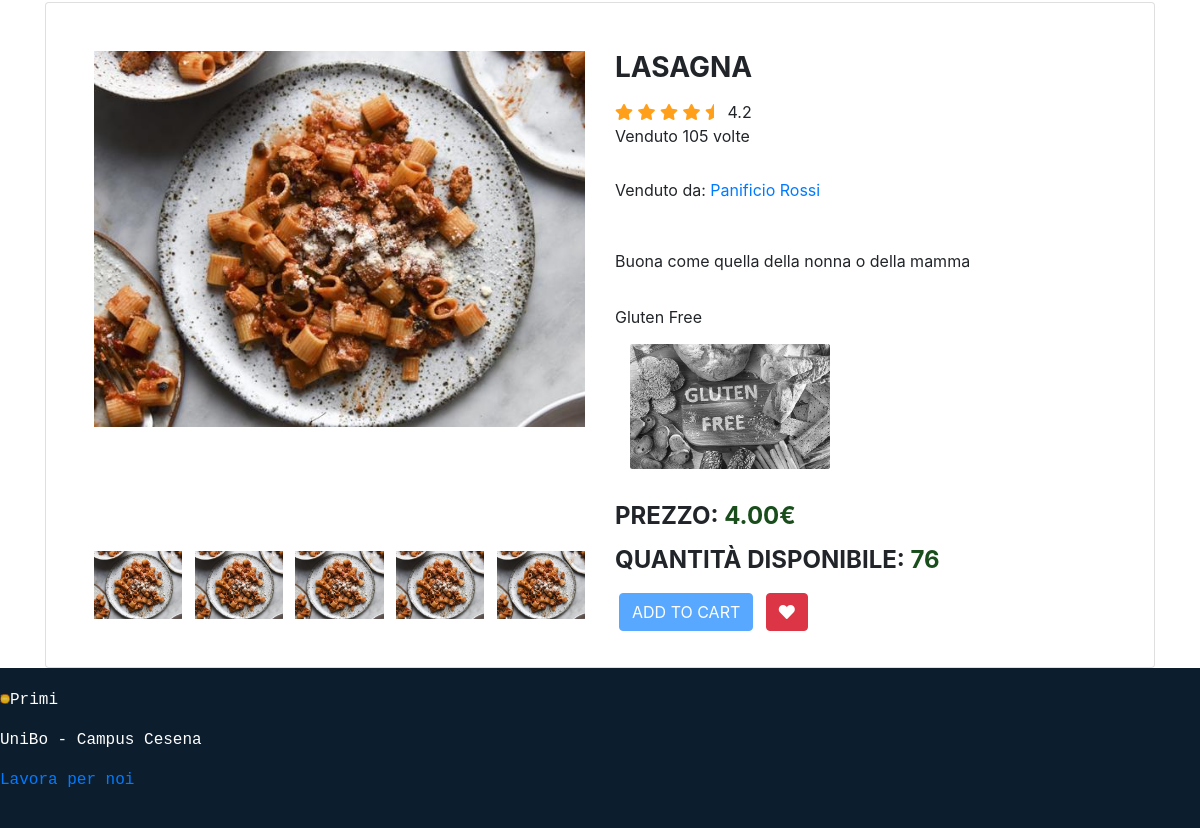
Before: /foodCategory.php?id=1 (lower part) with the older database file.
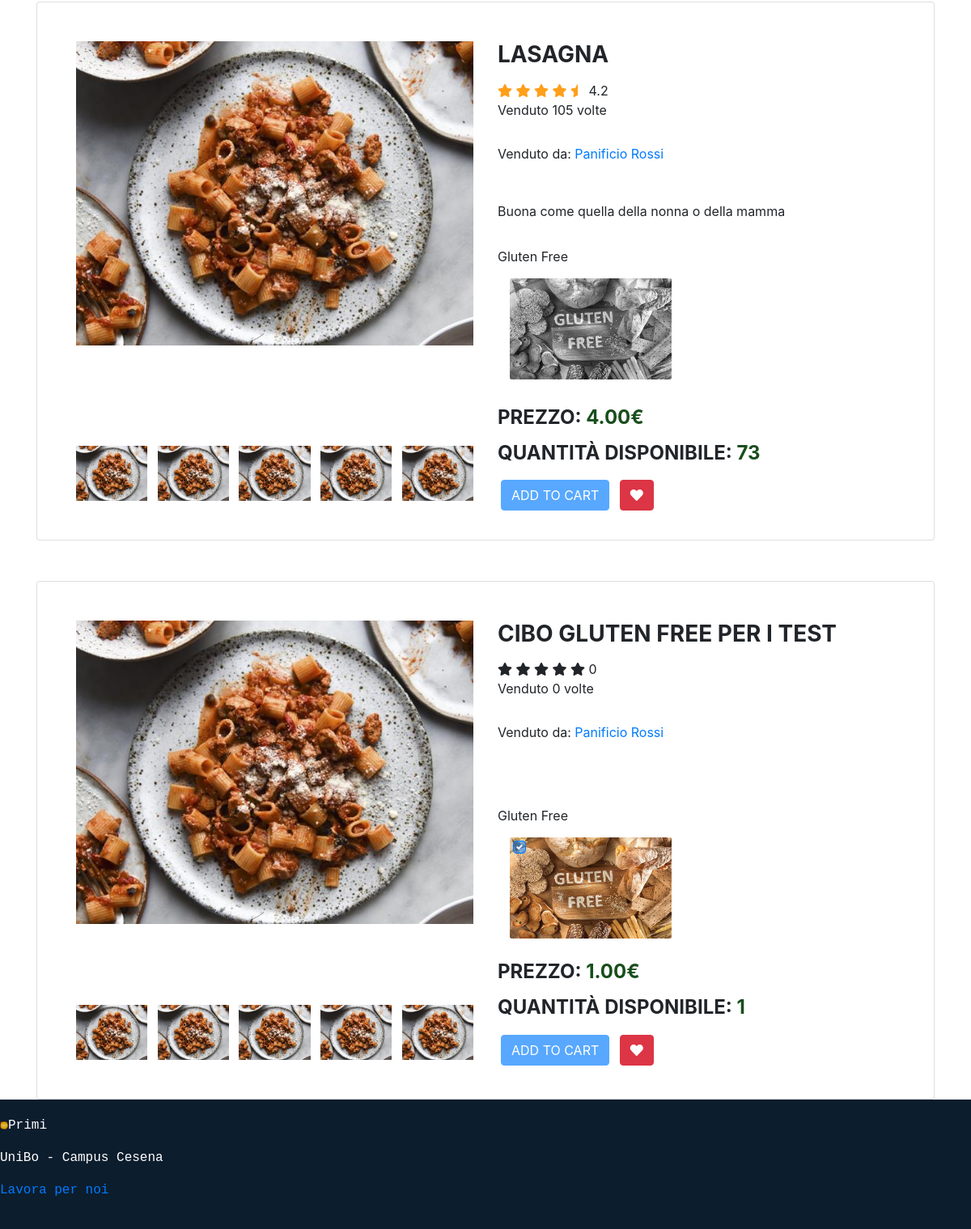
After: the same page with the newer database file.
### tables this page shows
CREATE TABLE `prodotto` (
  `prodottoID` int(11) NOT NULL,
  `nomeProd` mediumtext NOT NULL,
  `descrProd` text NOT NULL,
  `prezzo` decimal(10,2) UNSIGNED NOT NULL,
  `glutenFree` tinyint(4) NOT NULL DEFAULT 0,
  `quantity` int(11) UNSIGNED NOT NULL,
  `venduto` int(11) NOT NULL,
  `vendorID` int(11) NOT NULL,
  `foodType` int(11) NOT NULL
);

CREATE TABLE `foodcategory` (
  `CategoryID` int(11) NOT NULL,
  `CategoryName` text NOT NULL,
  `CategoryDescr` text NOT NULL
);

CREATE TABLE `venditore` (
  `vendorID` int(11) NOT NULL,
  `nomeAzienda` text NOT NULL,
  `indirizzo` text NOT NULL,
  `orariConsegna` text NOT NULL,
  `contatto` text NOT NULL,
  `descrizione` text NOT NULL,
  `userID` int(11) NOT NULL
);

### foodCategory.php (called while the page is built, shortened)
<?php
require_once 'bootstrap.php';
$templateParams["nome"] = "foodList.php";
$templateParams["categorie"] = $dbh->getFoodTypes();
$idcategoria = -1;
if(isset($_GET["id"])){
    $idcategoria = $_GET["id"];
}
$nomecategoria = $dbh->getSpecificCat($idcategoria)[0];
$templateParams["titolo_pagina"] = $nomecategoria["CategoryName"];
if(count($nomecategoria)>0){
    $templateParams["titolo"] = $nomecategoria["CategoryName"];
    $templateParams["descrPagina"] = $nomecategoria["CategoryDescr"];
    $templateParams["articoli"] = $dbh->getFoodSpecificDetails($nomecategoria["CategoryID"]);
    $templateParams["list-type"]="container";
}
else{
    $templateParams["titolo_pagina"] = "Al momento non ci sono prodotti";
    $templateParams["articoli"] = array();
}
require 'template/base.php';
?>

### db/database.php (called while the page is built, shortened)
<?php
class DatabaseHelper{
    private $db;
    public function __construct($servername, $username, $password, $dbname, $port){
        $this->db = new mysqli($servername, $username, $password, $dbname, $port);
    }
    public function getFoodTypes(){
        $stmt = $this->db->prepare("SELECT CategoryID, CategoryName, CategoryDescr FROM foodcategory");
        $stmt->execute();
        $result = $stmt->get_result();
        return $result->fetch_all(MYSQLI_ASSOC);
    }
    public function getFoodSpecificDetails($type) {
        $sql = "SELECT
                    `prodottoID`,
                     p.`vendorID`,
                    `CategoryID`,
                    `CategoryName`,
                    `nomeProd`,
                    `descrProd`,
                    `glutenFree`,
                    `quantity`,
                    `prezzo`,
                    `venduto`,
                    `nomeAzienda`
                FROM `prodotto` AS p LEFT JOIN `venditore` AS c1 ON p.vendorID = c1.vendorID
                LEFT JOIN `foodcategory` AS c2 ON p.foodType = c2.CategoryID
                WHERE `foodType` = ?;";
        $stmt = $this->db->prepare($sql);
        $stmt->bind_param('i', $type);
        $stmt->execute();
        $result = $stmt->get_result();
        return $result->fetch_all(MYSQLI_ASSOC);
    }
    public function starRate($value){
        $val = $value / 5;
        if($val > 5) {
            return $this->starRate($val);
        }
        return $val;
    }
    public function getSpecificCat($id){
        $sql = "SELECT CategoryID, CategoryName, CategoryDescr FROM foodcategory WHERE CategoryID = ?";
        $stmt = $this->db->prepare($sql);
        $stmt->bind_param('i', $id);
        $stmt->execute();
        $result = $stmt->get_result();
        return $result->fetch_all(MYSQLI_ASSOC);
    }
}

### bootstrap.php (called while the page is built, shortened)
<?php
require_once("db/database.php");
$dbh = new DatabaseHelper("localhost", "root", "", "luminosita_db", 3306);
?>

### template/base.php (the view, shortened to what the changed rows need)
<!DOCTYPE html>
<?php if(isset($_COOKIE["logged"]) && isset($_COOKIE["mail"]) && isset($_COOKIE["id"])){
    $templateParams["toReadNotif"] = $dbh->getNotificationToRead($_COOKIE["id"]);
} else {
    $templateParams["toReadNotif"] = 0;
}?>
<html lang="it">
<head>
    <link rel="stylesheet" type="text/css" href="./css/main_style.css"/>
    <link href="https://cdn.jsdelivr.net/npm/bootstrap@5.0.2/dist/css/bootstrap.min.css" rel="stylesheet">
    <link rel="stylesheet" href="https://cdn.jsdelivr.net/npm/bootstrap@4.3.1/dist/css/bootstrap.min.css"/>
    <link rel='stylesheet' href='https://cdnjs.cloudflare.com/ajax/libs/font-awesome/4.7.0/css/font-awesome.min.css'/>
    <link rel="stylesheet" href="https://use.fontawesome.com/releases/v5.10.2/css/all.css" />
    <link rel='stylesheet' href='https://gitcdn.github.io/bootstrap-toggle/2.2.2/css/bootstrap-toggle.min.css'/>
    <link rel="stylesheet" href="https://www.markuptag.com/bootstrap/5/css/bootstrap.min.css" />
    <?php endforeach;
    $templateParams["category"] = $dbh->getFoodTypes();
    ?>
</head>
<body>
<main class="container col col-lg-12 col-md-12 col-sm-12 col-1">
    <?php
    if(isset($templateParams["nome"])){
        require($templateParams["nome"]);
    }
    ?>
</main>
</body>
</html>

### template/foodList.php (shortened to what the changed rows need)
<?php foreach($templateParams["articoli"] as $art):
    $img = CAT_DIR.$art["CategoryID"].".".$art["CategoryName"].".jpg";
    $val = $dbh->starRate($art["venduto"]);
    $value = explode('.', $val);
    $int = (int) $value[0];
    $decimal = isset($value[1]) ? (int) $value[1] : 0;
    if($art["quantity"] > 0):
    ?>
    <div class="container <?php if($art["glutenFree"] == "0") echo "gluten-filter"; ?> food-card" data-name="<?php echo $art["nomeProd"]; ?>">
        <div class="card">
            <div class="container-fliud">
                <div class="wrapper row">
                    <div class="preview col-md-6">
                        <div class="preview-pic tab-content">
                          <div class="tab-pane active" id="<?php echo $art["prodottoID"]; ?>-pic-1"><img src="<?php echo $img; ?>" alt="<?php echo $img; ?>"/></div>
                        </div>
                        <ul class="preview-thumbnail nav nav-tabs">
                          <li class="active"><a data-target="#<?php echo $art["prodottoID"]; ?>-pic-1" data-toggle="tab"><img src="<?php echo $img; ?>" alt="<?php echo $img; ?>"/></a></li>
                          <li><a data-target="#<?php echo $art["prodottoID"]; ?>-pic-2" data-toggle="tab"><img src="<?php echo $img; ?>" alt="<?php echo $img; ?>"/></a></li>
                          <li><a data-target="#<?php echo $art["prodottoID"]; ?>-pic-3" data-toggle="tab"><img src="<?php echo $img; ?>" alt="<?php echo $img; ?>"/></a></li>
                          <li><a data-target="#<?php echo $art["prodottoID"]; ?>-pic-4" data-toggle="tab"><img src="<?php echo $img; ?>" alt="<?php echo $img; ?>"/></a></li>
                          <li><a data-target="#<?php echo $art["prodottoID"]; ?>-pic-5" data-toggle="tab"><img src="<?php echo $img; ?>" alt="<?php echo $img; ?>"/></a></li>
                        </ul>
                    </div>
                    <div class="details col-md-6">
                        <h3 class="product-title"><?php echo $art["nomeProd"]; ?></h3>
                        <div class="rating">
                            <div class="stars">
                                <?php
                                if($decimal==0):
                                    $j = $int;
                                    for($i=0; $i<5; $i++):
                                        if($j>0):
                                            $j--;?>
                                            <span class="fa fa-star checked"></span>
                                        <?php else: ?>
                                            <span class="fa fa-star"></span>
                                  <?php endif;
                                    endfor; ?>
                                <?php else:
                                    $j = $int;
                                    $k = $decimal;
                                    for($i=0; $i<5; $i++):
                                        if($j>0):
                                            $j--;?>
                                            <span class="fa fa-star checked"></span>
                                        <?php
                                        elseif($k>0 && $j==0):
                                            $k=-1; ?>
                                            <span class="fa fa-star-half checked"></span>
                                        <?php else: ?>
                                            <span class="fa fa-star"></span>
                                        <?php endif; ?>
                                    <?php
                                    endfor;
                                endif; ?>
                                <span><?php echo $val; ?></span>
                            </div>
                            <span class="review-no">Venduto <?php echo $art["venduto"];?> volte</span>
                        </div>
                        <p class="product-description"><p>Venduto da: <a href="foodVendor.php?spec&id=<?php echo $art["vendorID"] ?>"><?php echo $art["nomeAzienda"]; ?></a></p></p>
                        <p class="product-description"><p><?php echo $art["descrProd"]; ?></p></p>
                        <p class="product-description">
                            <span class="form-check-label">Gluten Free</span>
                            <div class="col-md-3">
                                <div class="custom-control custom-checkbox image-checkbox">
                                    <label style="width: 200px" class="custom-control-label" for="ck-<?php echo $art["prodottoID"]; ?>" disabled>
                                        <img src="<?php echo UPLOAD_DIR."gluten-free.jpg"; ?>" alt="gluten-free" class="<?php if($art["glutenFree"] == "0") echo "no-gluten"; ?> img-fluid">
                                    </label>
                                </div>
                            </div>
                        </p>
                        <h4 class="price">Prezzo: <span><?php echo $art["prezzo"]; ?>€</span></h4>
                        <h4 class="price">Quantità disponibile: <span><?php echo $art["quantity"]; ?></span></h4>
                        <div class="action">
                            <button data-id="<?php echo $art["prodottoID"]; ?>" data-name="<?php echo $art["nomeProd"]; ?>" data-price="<?php echo $art["prezzo"]; ?>" class="add-to-cart btn btn-primary m-1" type="button" <?php if($_COOKIE["vendors"]=="1") echo "disabled"; ?>>add to cart</button>
                            <button class="like btn btn-danger m-1" type="button"><span class="fa fa-heart"></span></button>
                        </div>
                    </div>
                </div>
            </div>
        </div>
    </div>
<?php endif; endforeach; ?>

Changed rows visible on the page:
changed prodotto "LASAGNA": quantity "76" → "73"
added prodotto: foodType.CategoryName (picture), nomeProd "CIBO GLUTEN FREE PER I TEST", venduto "0", vendorID.nomeAzienda "Panificio Rossi", prezzo "1.00", quantity "1"
